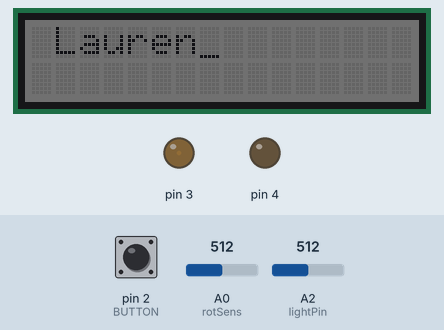
Bench run of a sketch on a simulated Arduino Uno, built with avr-gcc and run on an emulated ATmega328P. Shown: 16×2 character LCD, output pins drawn as LEDs (lit = HIGH). Inputs (shaded band) come from the test bench; at power-on: A2 (lightPin) = 512, A0 (rotSens) = 512, pin 2 (BUTTON) LOW. What the sketch prints to the serial monitor is not drawn.

Above: at 0.85 s.
1.3 s: A2 (lightPin) set to 710
At 1.48 s:
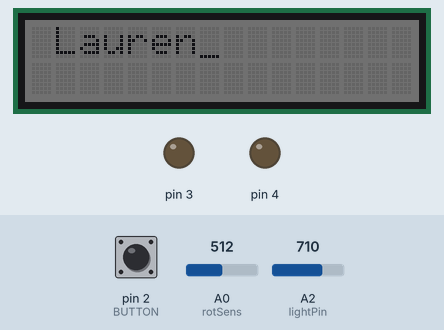
3.7 s: A0 (rotSens) set to 673
6.7 s: A0 (rotSens) set to 694
9.7 s: pin 2 (BUTTON) pulled HIGH for 0.15 s
12.8 s: A2 (lightPin) set to 0
At 14.0 s:
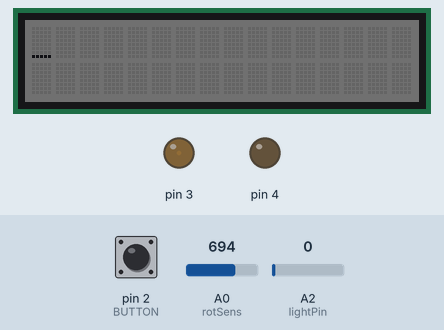
15.8 s: pin 2 (BUTTON) pulled HIGH for 1 s
Timing chart, 0 to 18.8 s (numbered marks = the images above; inputs shaded):
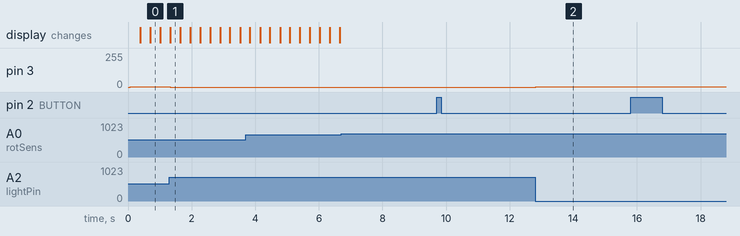

The sketch:

AlarmClock.ino
```cpp
#include <rgb_lcd.h>
#include "rgb_lcd.h"
rgb_lcd lcd;
 int n;
 const int colorR = 70;
  const int colorG = 70;
  const int colorB = 70;
  const int lightPin = A2;
  const int threshold = 700;
  int lightVal;
  const int rotSens = A0;
  const int BUTTON = 2;
  unsigned long lastDebounceTime = 0;//last time input was toggled
  unsigned long debounceDelay =50;//debounce time


  bool currentState; //also the lastButtonState in previous loop
  bool buttonState;
  bool screenState= LOW;
  String outPut;
 void setup() {
   pinMode (rotSens,INPUT);
   pinMode (A1, INPUT);
   pinMode (lightPin, INPUT);
   pinMode (BUTTON, INPUT);
   pinMode (3, OUTPUT);
   pinMode (4, OUTPUT);
   currentState = LOW;

  lcd.begin(16,2);
  lcd.cursor();
   lcd.setRGB(colorR, colorG, colorB);

  Serial.begin(19200);
 }

 void loop() {
  lightVal = analogRead(lightPin);
  lcd.setCursor(1, 0);
  bool reading = digitalRead(BUTTON);

  if(reading != currentState) {
    lastDebounceTime = millis();
  }

  if((millis() -lastDebounceTime) >debounceDelay) {
    if (reading!=buttonState) {
      buttonState = reading;
      if (buttonState == HIGH) {
        screenState = !screenState;
      }
    }
  }
   currentState = reading;
  if (screenState == LOW) {
    n = analogRead(rotSens);
    outPut = findOutPut(n);
    lcd.print(outPut);
  } else {
    n = analogRead(rotSens);
    String newOutPut = changeOutPut( n);
    lcd.print(outPut);
    lcd.setCursor(1, 1);
    lcd.print(newOutPut);
  }


  bool ledPin = (lightVal >= threshold)? LOW : HIGH;
  analogWrite(3, ledPin);
  Serial.println(lightVal);
 delay(20);
 lcd.clear();

 }

int getPosition(int val) {
  return map(val, 0, 1023, 1, 16);
}

String findOutPut(int n) {
if (n <=340) {
    outPut = ("Kate");

  } else if(n >=341 && n<=681) {
    outPut = ("Lauren");
  } else {
    outPut = ("Jasmine");
  }
  return outPut;
}

String changeOutPut (int n) {
 String outPut1;
    if (n <=340) {
    outPut1 = "says Hi";

  } else if(n >=341 && n<=681) {
    outPut1 = "is sleeping";
  } else {
    outPut1 = "is in a meeting" ;
  }
  return outPut1;
}
```

Measured:
- after the input at 1.3 s, pin 3: 1/255 → 0/255 at once
- after the input at 6.7 s, every drawn part: stays the same
- after the input at 9.7 s, every drawn part: stays the same
- after the input at 12.8 s, pin 3: 0/255 → 1/255 at once
- after the input at 15.8 s, every drawn part: stays the same
